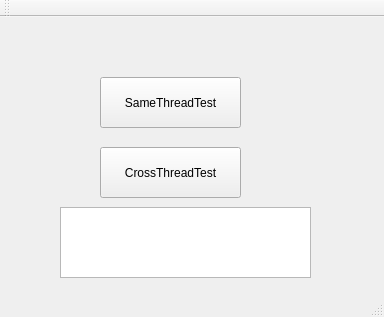
<?xml version="1.0" encoding="UTF-8"?>
<ui version="4.0">
 <class>MainWindow</class>
 <widget class="QMainWindow" name="MainWindow">
  <property name="geometry">
   <rect>
    <x>0</x>
    <y>0</y>
    <width>384</width>
    <height>317</height>
   </rect>
  </property>
  <property name="windowTitle">
   <string>MainWindow</string>
  </property>
  <widget class="QWidget" name="centralWidget">
   <widget class="QPushButton" name="pushButtonSameThreadTest">
    <property name="geometry">
     <rect>
      <x>100</x>
      <y>60</y>
      <width>141</width>
      <height>51</height>
     </rect>
    </property>
    <property name="text">
     <string>SameThreadTest</string>
    </property>
   </widget>
   <widget class="QPushButton" name="pushButtonCrossThreadTest">
    <property name="geometry">
     <rect>
      <x>100</x>
      <y>130</y>
      <width>141</width>
      <height>51</height>
     </rect>
    </property>
    <property name="text">
     <string>CrossThreadTest</string>
    </property>
   </widget>
   <widget class="QTextEdit" name="textEdit">
    <property name="geometry">
     <rect>
      <x>60</x>
      <y>190</y>
      <width>251</width>
      <height>71</height>
     </rect>
    </property>
   </widget>
  </widget>
  <widget class="QMenuBar" name="menuBar">
   <property name="geometry">
    <rect>
     <x>0</x>
     <y>0</y>
     <width>384</width>
     <height>21</height>
    </rect>
   </property>
  </widget>
  <widget class="QToolBar" name="mainToolBar">
   <attribute name="toolBarArea">
    <enum>TopToolBarArea</enum>
   </attribute>
   <attribute name="toolBarBreak">
    <bool>false</bool>
   </attribute>
  </widget>
  <widget class="QStatusBar" name="statusBar"/>
 </widget>
 <layoutdefault spacing="6" margin="11"/>
 <resources/>
 <connections/>
</ui>
